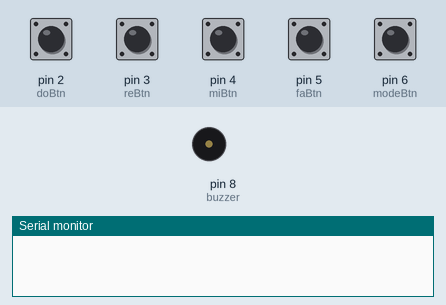
Recording of a sketch running on a simulated Arduino Uno, built with avr-gcc and run on an emulated ATmega328P. Shown: buzzer (waves = sounding), the last lines printed to the serial monitor. The inputs (shaded band) are chosen by the test bench; at power-on: pin 2 (doBtn), pin 3 (reBtn), pin 4 (miBtn), pin 5 (faBtn), pin 6 (modeBtn) HIGH.

Above: at 1.2 s.
1.3 s: pin 2 (doBtn) pulled LOW for 0.15 s
At 1.37 s:
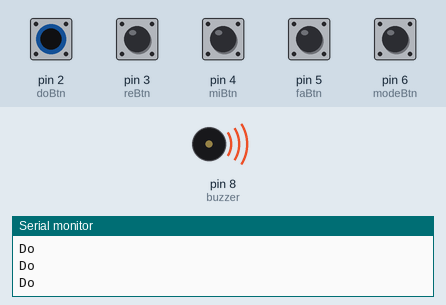
2.9 s: pin 3 (reBtn) pulled LOW for 0.15 s
At 4.1 s:
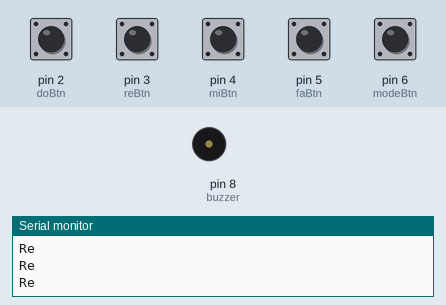
4.5 s: pin 4 (miBtn) pulled LOW for 0.15 s
At 4.57 s:
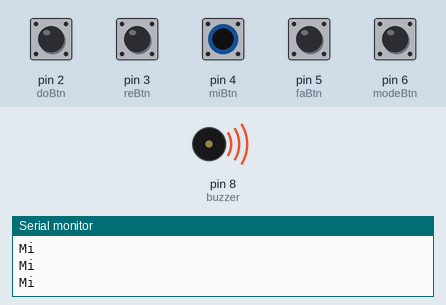
6.1 s: pin 5 (faBtn) pulled LOW for 0.15 s
At 6.6 s:
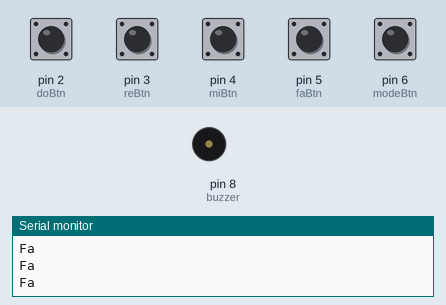
Timing chart, 0 to 9.1 s (numbered marks = the images above; inputs shaded):
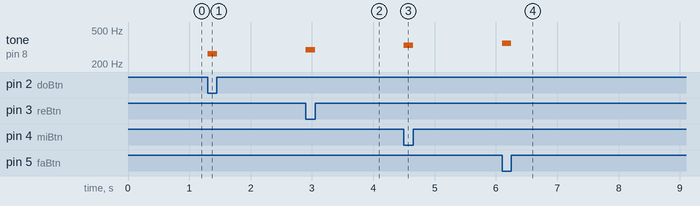

The sketch:

digital_piano.ino
```cpp
const int buzzer = 8;

const int doBtn = 2;
const int reBtn = 3;
const int miBtn = 4;
const int faBtn = 5;
const int modeBtn = 6;

bool majorMode = true;

void setup()
{
  pinMode(doBtn, INPUT_PULLUP);
  pinMode(reBtn, INPUT_PULLUP);
  pinMode(miBtn, INPUT_PULLUP);
  pinMode(faBtn, INPUT_PULLUP);
  pinMode(modeBtn, INPUT_PULLUP);

  Serial.begin(9600);
}

void loop()
{
  if (digitalRead(modeBtn) == LOW)
  {
    majorMode = !majorMode;

    if (majorMode)
      Serial.println("Major Mode");
    else
      Serial.println("Minor Mode");

    delay(300);
  }

  bool d = digitalRead(doBtn) == LOW;
  bool r = digitalRead(reBtn) == LOW;
  bool m = digitalRead(miBtn) == LOW;
  bool f = digitalRead(faBtn) == LOW;

  if ((d && r) || (d && m) || (d && f) || (r && m) || (r && f) || (m && f))
  {
    tone(buzzer, 392);
    Serial.println("Sol");
  }
  else if (d)
  {
    tone(buzzer, 262);
    Serial.println("Do");
  }
  else if (r)
  {
    tone(buzzer, 294);
    Serial.println("Re");
  }
  else if (m)
  {
    if (majorMode)
      tone(buzzer, 330);
    else
      tone(buzzer, 311);

    Serial.println("Mi");
  }
  else if (f)
  {
    if (majorMode)
      tone(buzzer, 349);
    else
      tone(buzzer, 330);

    Serial.println("Fa");
  }
  else
  {
    noTone(buzzer);
  }
}
```

Measured:
- after the input at 1.3 s, tone on pin 8 (buzzer): silent → 262 Hz at once, → silent 0.15 s later
- after the input at 2.9 s, tone on pin 8 (buzzer): silent → 294 Hz at once, → silent 0.15 s later
- after the input at 4.5 s, tone on pin 8 (buzzer): silent → 330 Hz at once, → silent 0.15 s later
- after the input at 6.1 s, tone on pin 8 (buzzer): silent → 349 Hz at once, → silent 0.15 s later
